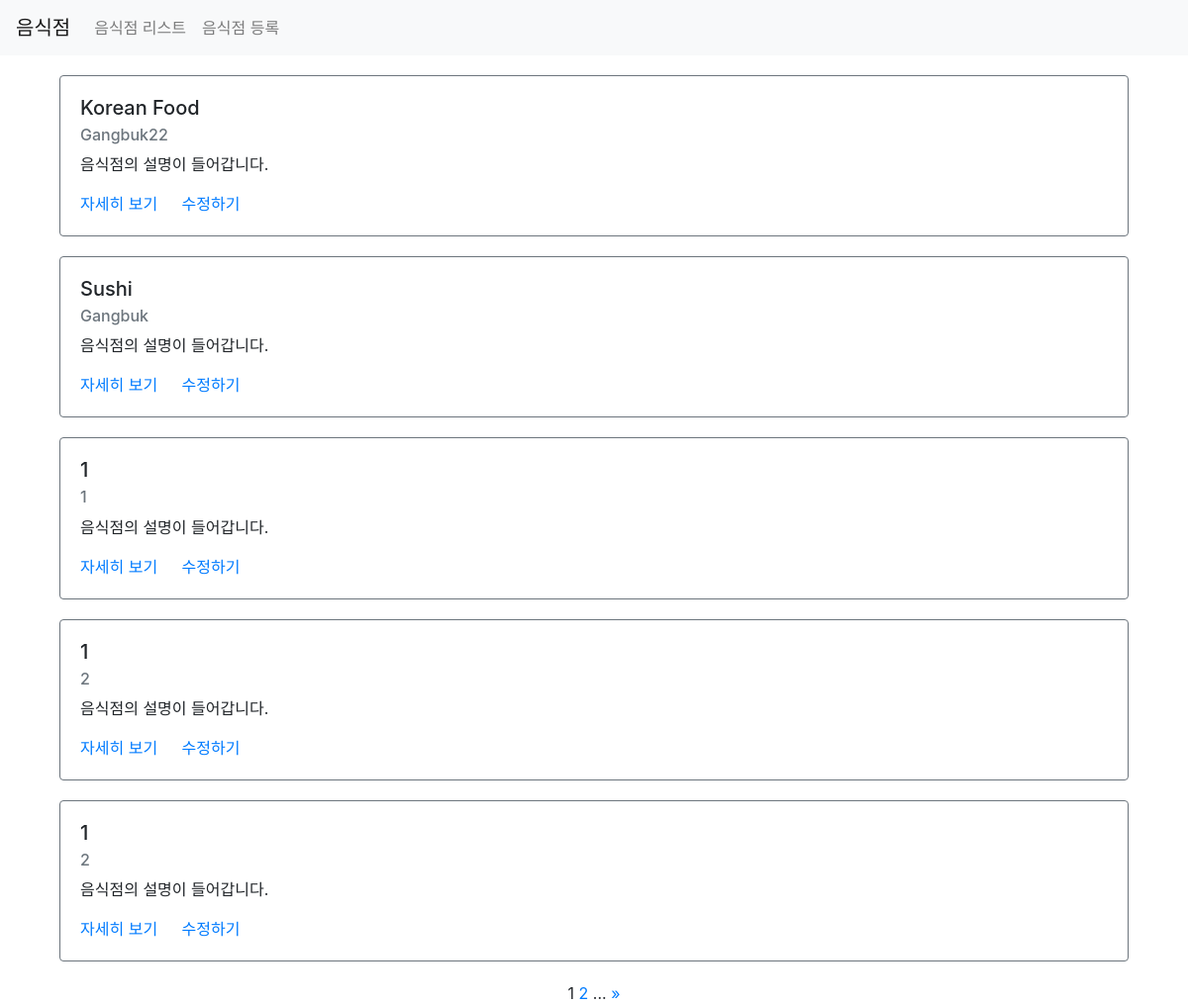
/third/list/, run on an earlier commit of the app's database.
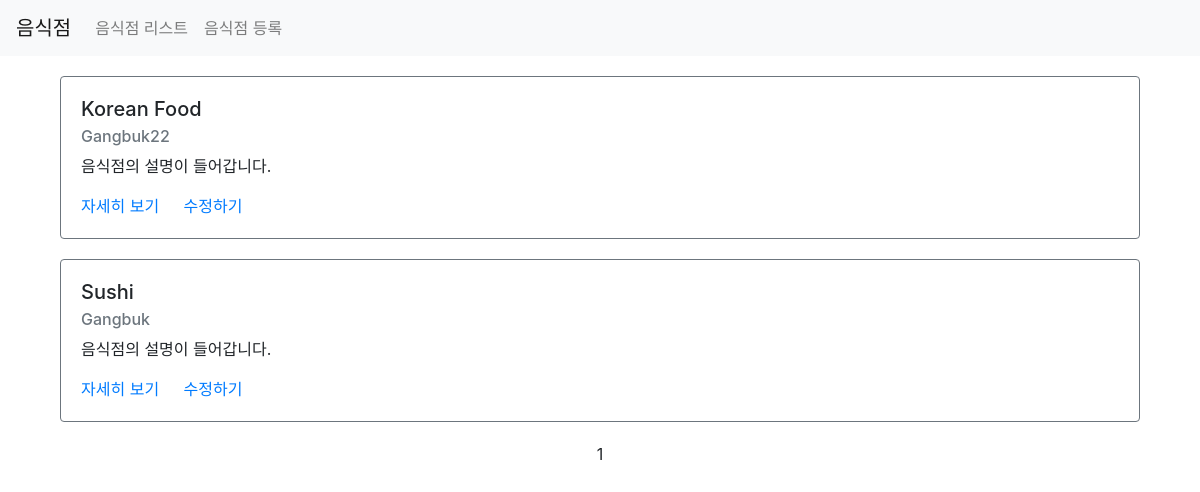
And on a later commit of the database.
### third/models.py (models this page shows)
class Restaurant(models.Model):
    name = models.CharField(max_length=30)
    address = models.CharField(max_length=200)
    created_at = models.DateTimeField(auto_now_add=True)
    updated_at = models.DateTimeField(auto_now=True)

### third/views.py (the view)
# urls.py: path('list/', views.list, name="list"),
def list(request):
    restaurants = Restaurant.objects.all()
    paginator = Paginator(restaurants, 5)
    page = request.GET.get('page')  # third.list?page=1
    items = paginator.get_page(page)
    context = {
        'restaurants': items,
    }
    return render(request, 'third/list.html', context)

### third/templates/third/list.html (shortened to what this page needs)
{% extends 'third/base.html' %}
{% load static %}
{% block content %}
<div class="container">
    {% for item in restaurants %}
    <div class="row restaurant-item" style="margin:20px auto;">
        <div class="col-sm-12">
            <div class="card border-secondary">
              <div class="card-body">
                <h5 class="card-title">{{ item.name }}</h5>
                <h6 class="card-subtitle mb-2 text-muted">{{ item.address }}</h6>
                <p class="card-text">음식점의 설명이 들어갑니다.</p>
                <a href="{% url 'restaurant-detail' id=item.id %}" class="card-link">자세히 보기</a>
                <a href="{% url 'restaurant-update' %}?id={{ item.id }}" class="card-link">수정하기</a>
              </div>
            </div>
        </div>
    </div>
    {% endfor %}
    <div class="row">
        <div class="col-sm-12 text-center">
            <div class="pagination">
                <span class="step-links text-center" style="width:100%;">
                    <span class="current">
                        {{ restaurants.number }}
                    </span>
                    {% if restaurants.has_next %}
                        <a href="?page={{ restaurants.next_page_number }}">{{ restaurants.next_page_number }}</a>
                        ...
                        <a href="?page={{ restaurants.paginator.num_pages }}">&raquo;</a>
                    {% endif %}
                </span>
            </div>
        </div>
    </div>
</div>
{% endblock %}

### third/templates/third/base.html (shortened to what this page needs)
{% load static %}
<!DOCTYPE html>
<html lang="ko">
<head>
    <link rel="stylesheet" href="{% static 'third/styles.css' %}">
    <link rel="stylesheet" href="https://stackpath.bootstrapcdn.com/bootstrap/4.1.3/css/bootstrap.min.css">
</head>
<body>
    <nav class="navbar navbar-expand-lg navbar-light bg-light">
        <a class="navbar-brand" href="/list">음식점</a>
        <div class="collapse navbar-collapse" id="navbarNavAltMarkup">
            <div class="navbar-nav">
                <a class="nav-item nav-link" href="/third/list">음식점 리스트<span class="sr-only">(current)</span></a>
                <a class="nav-item nav-link" href="/third/create">음식점 등록</a>
            </div>
        </div>
    </nav>
{% block content %}
{% endblock %}
</body>
</html>

What changed in the data, as far as the page shows it:
removed Restaurant: name "1", address "1"
removed Restaurant: name "1", address "2"
removed Restaurant: name "1", address "2"
Also different on the page:
{{ restaurants.next_page_number }}: "2" → (not shown)
